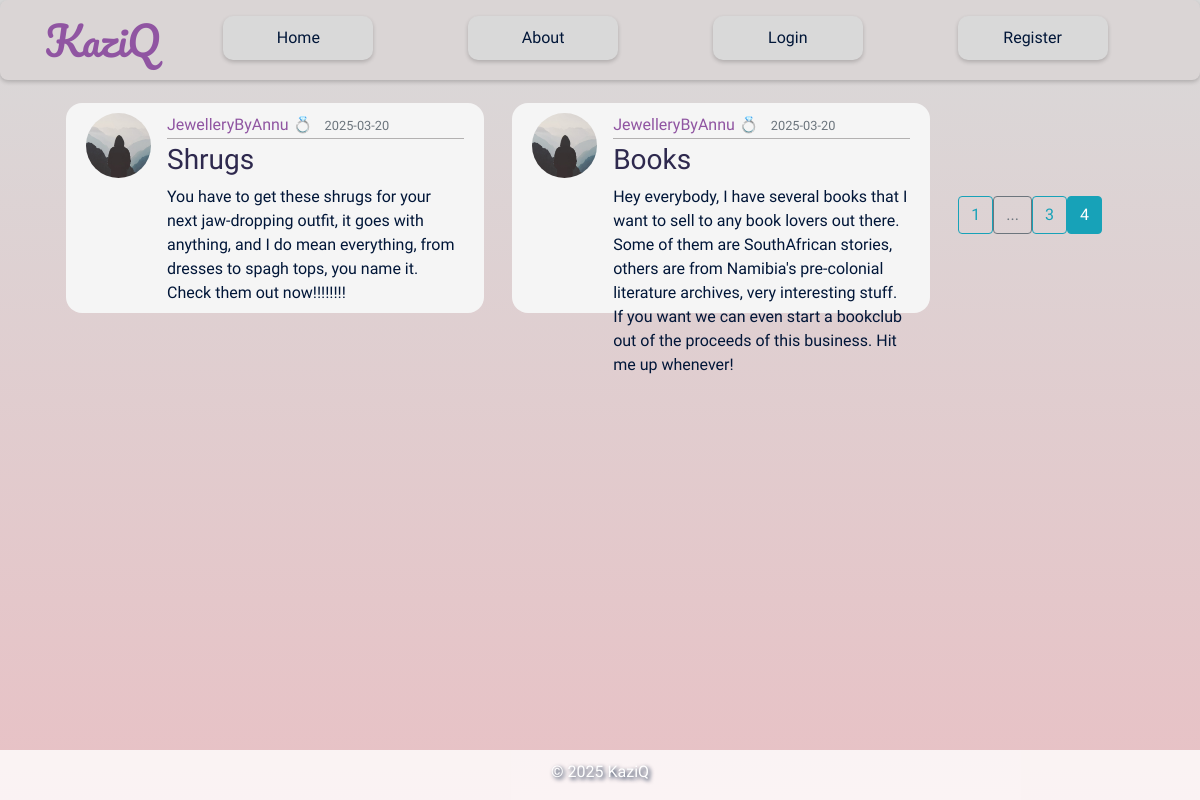
Page /?page=4 on the earlier database version.
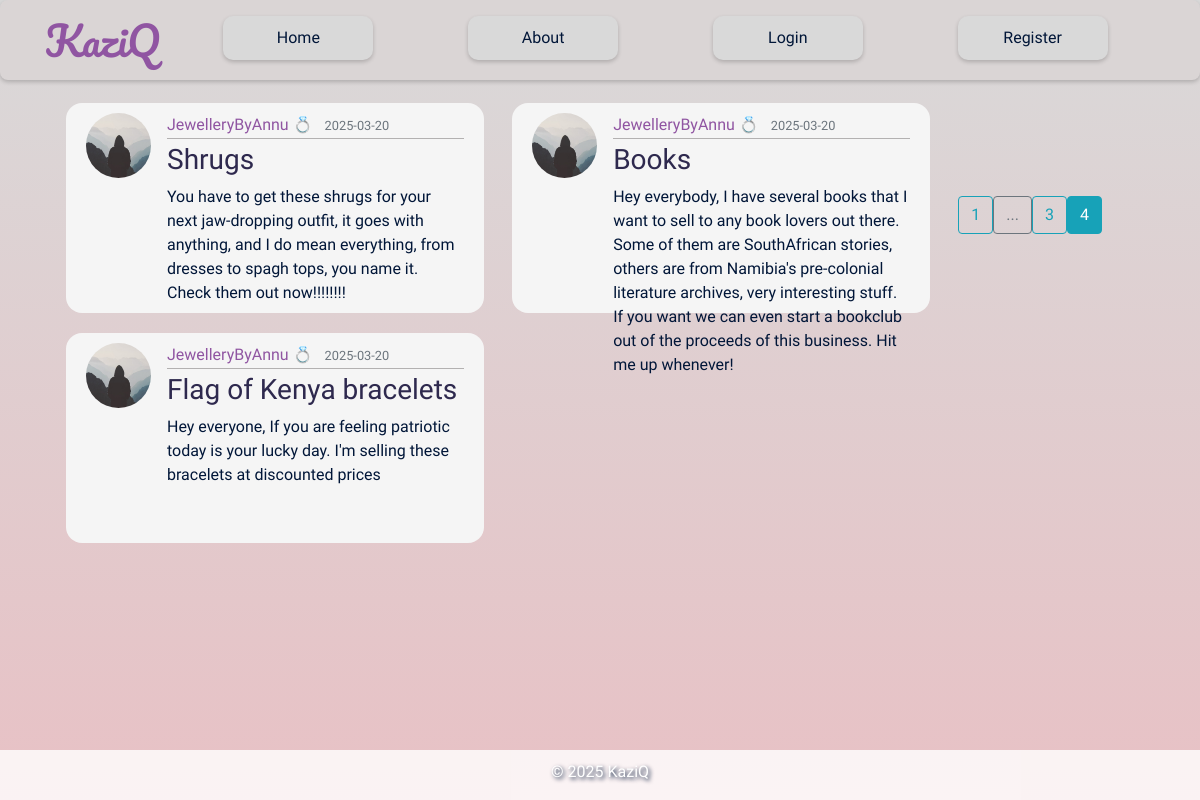
Same page on the later database version.
### flaskblog/models.py (models this page shows, shortened)
class Post(db.Model):
    id = db.Column(db.Integer, primary_key=True)
    title = db.Column(db.String(100), nullable=False)
    date_posted = db.Column(db.DateTime, nullable=False, default=datetime.utcnow)
    content = db.Column(db.Text, nullable=False)
    user_id = db.Column(db.Integer, db.ForeignKey('user.id'), nullable=False)

class User(db.Model, UserMixin):
    id = db.Column(db.Integer, primary_key=True)
    username = db.Column(db.String(20), unique=True, nullable=False)
    email = db.Column(db.String(120), unique=True, nullable=False)
    image_file = db.Column(db.String(20), nullable=False, default='default.jpg')
    password = db.Column(db.String(60), nullable=False)
    posts = db.relationship('Post', backref='author', lazy=True)

### flaskblog/routes.py (the view)
@app.route('/home')
@app.route('/')
def home():
    page = request.args.get('page', 1, type=int)
    posts = Post.query.order_by(Post.date_posted.asc()).paginate(page=page, per_page=4)
    return render_template('home.html', posts=posts, title='Home')

### flaskblog/templates/home.html
{% extends 'layout.html' %}
{% block content %}
    {% for post in posts.items%}
      <article class="media content-section">
        <img class="rounded-circle article-img" src="{{ url_for('static', filename='profile_pics/' + post.author.image_file) }}">
          <div class="media-body">
            <div class="article-metadata">
              <a class="mr-2" href="{{url_for('user_posts', username=post.author.username)}}">{{ post.author.username }}</a>
              <small class="text-muted">{{ post.date_posted.strftime('%Y-%m-%d') }}</small>
            </div>
            <h3><a class="article-title" href="{{ url_for('post', post_id=post.id)}}">{{ post.title }}</a></h3>
            <p class="article-content">{{ post.content }}</p>
          </div>
      </article>
    {% endfor %}
{% endblock %}
{% block sidebar %}
    <div class="pagination">
      {% for page_num in posts.iter_pages(left_edge=1, left_current=1, right_edge=1, right_current=2) %}
        {% if page_num %}
          {% if posts.page == page_num %}
            <a class="btn btn-info mb-4" href="{{ url_for('home', page=page_num) }}">{{ page_num }}</a>
          {% else %}
            <a class="btn btn-outline-info mb-4" href="{{ url_for('home', page=page_num) }}">{{ page_num }}</a>
          {% endif %}
        {% else %}
          <span class="btn btn-outline-secondary mb-4">...</span>
        {% endif %}
      {% endfor %}
  </div>
{% endblock %}

### flaskblog/templates/layout.html (shortened to what this page needs)
<!DOCTYPE html>
<html lang="en">
<head>
    <link rel="stylesheet" href="https://cdn.jsdelivr.net/npm/bootstrap@4.3.1/dist/css/bootstrap.min.css">
    <link rel="stylesheet" type="text/css" href="{{ url_for('static', filename='main.css') }}">
</head>
<body>
    <header class="site-header">
        <nav class="navbar navbar-expand-md" id="navbar">
            <div class="container">
                <a class="navbar-brand" href="/">KaziQ</a>
                <div class="collapse navbar-collapse" id="navbarToggle">
                    <div class="navbar-nav mr-auto" id="navbar-nav">
                        <a class="nav-item nav-link" href="{{url_for('home')}}">Home</a>
                        <a class="nav-item nav-link" href="{{url_for('about')}}">About</a>
                        {% if current_user.is_authenticated %}
                        <a class="nav-item nav-link" href="{{url_for('new_post')}}">New Post</a>
                        <a class="nav-item nav-link" href="{{url_for('account')}}">Account</a>
                        <a class="nav-item nav-link" href="{{url_for('logout')}}">Logout</a>
                        <img src="{{ url_for('static', filename='profile_pics/' + current_user.image_file) }}" alt="Profile" class="rounded-circle account-img">
                        {% else %}
                            <a class="nav-item nav-link" href="{{url_for('login')}}">Login</a>
                            <a class="nav-item nav-link" href="{{url_for('register')}}">Register</a>
                        {% endif %}
                    </div>
                </div>
            </div>
        </nav>
    </header>
    <main role="main" class="container mt-5 pt-5">
        <div class="row">
            <div class="content-container">
                <div class="body-content">
                    <div class="actual-content">
                        {% block content %}{% endblock %}
                    </div>
                    <div class="sidebar">
                        {% block sidebar %}{% endblock %}
                    </div>
                </div>
            </div>
        </div>
    </main>
    <footer>
        <div class="footer">
            <p>&copy; 2025 KaziQ</p>
        </div>
    </footer>
</body>
</html>

### flaskblog/static/main.css (style rules this page uses)
body { background-image: linear-gradient(to bottom, #D9D9D9, #E8C1C5); background-repeat: no-repeat; background-position:center; background-attachment: fixed; font-family: "Itim", cursive; font-weight: 400; font-style: normal; color: #011638; margin:0; }
h1, h2, h3, h4, h5, h6 { color: #444444; }
.site-header .navbar-nav .nav-link { color:#011638; background-color:#D9D9D9; border-radius:10px; text-align:center; padding:10px 25px; transition: background-color 0.3s; box-shadow: 0 2px 4px 0 rgba(0,0,0,0.2); }
#navbar { background-color:#dad5d5; width: 100%; height: 80px; border-radius:8px; box-shadow: 0 2px 4px 0 rgba(0,0,0,0.2); margin-top: 0; display:flex; justify-content:center; align-items:center; }
#navbar-nav { width:100%; display:flex; justify-content:space-around; align-items:end; margin-top:-5px; }
.navbar-nav { margin:0; width:100%; display:flex; justify-content:space-around; }
.navbar-brand { font-family: "Pacifico", cursive; font-weight: 400; font-style: normal; color: #9055A2; font-size:2.5rem; }
.nav-item { font-family: "Itim", cursive; font-weight: 400; font-style: normal; color: #011638; width:150px; text-align:center; }
.body-content { display:flex; justify-content:center; align-items:start; flex-direction:row; padding-left:2.25em; }
.navbar, .navbar-collapse { filter: none; pointer-events: auto; z-index: 1050; }
.content-section { background: whitesmoke; padding: 10px 20px; border: none; border-radius: 1em; }
.actual-content { border: none; border-radius:1em; display: grid; gap: 20px; grid-template-columns: repeat(2, 1fr); height:100%; width:100%; margin:-73px 0 20px 0; }
.article-title { color: #2E294E; }
.article-content { white-space: pre-line; }
.article-img { height: 65px; width: 65px; margin-right: 16px; }
.article-metadata { padding-bottom: 1px; margin-bottom: 4px; border-bottom: 1px solid #b3b1b1; }
.article-metadata a { color: #9055A2; }
.media { width:418px; height:210px; }
footer { display:flex; justify-content:center; align-items:end; background-color: rgba(255, 255, 255, 0.8); width:100%; height: 50px; color:#ffffff; font-size:1rem; position:fixed; bottom:0; text-shadow: 2px 2px 4px #011638; }
.sidebar { width: 200px; padding: 20px; border-radius:1em; }

Differences in the rows shown:
added Post: image_file (placeholder picture), author.username "JewelleryByAnnu 💍", date_posted "2025-03-20", title "Flag of Kenya bracelets", content "Hey everyone, If you are feeling patriotic today is your lucky day. I'm selling these bracelets at discounted prices"
